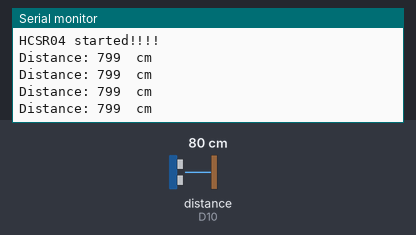
This program was run on a simulated Arduino Uno R4 WiFi. On the bench: the last lines printed to the serial monitor. Wiring (inferred from the names in the program): ultrasonic range finder: trigger D9; echo D10. The test bench sets the inputs (shaded band); at power-on: distance to the obstacle (sensor on D10) 80 cm. The echo pulse lasts 58.3 µs per cm.

Above: at 1.2 s.
1.3 s: distance to the obstacle (sensor on D10) set to 2 cm
At 1.73 s:
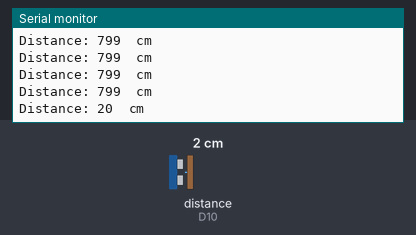
2.8 s: distance to the obstacle (sensor on D10) set to 4 cm
At 2.94 s:
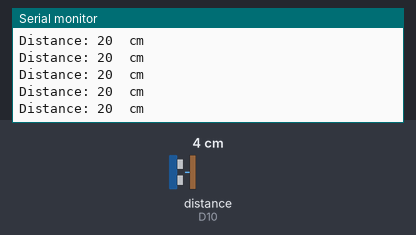
Timing chart, 0 to 5.8 s (numbered marks = the images above; inputs shaded):
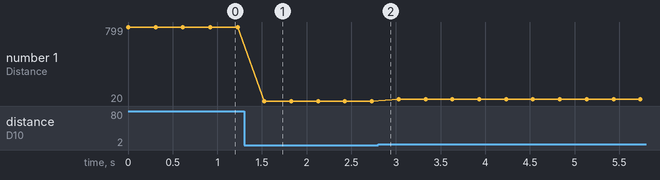

The program:

main.cpp
```cpp
#include <Arduino.h>
#define trig_pin 9
#define echo_pin 10
void setup() {
    Serial.begin(9600);
// write your initialization code here
    pinMode(echo_pin,INPUT);
    pinMode(trig_pin,OUTPUT);
    Serial.println("HCSR04 started!!!!");

}

void loop() {
// write your code here
    digitalWrite(trig_pin,HIGH);
    delayMicroseconds(2);
    digitalWrite(trig_pin,LOW);
    delayMicroseconds(2);
    digitalWrite(trig_pin,HIGH);
    delayMicroseconds(10);
    digitalWrite(trig_pin,LOW);
    long duration=pulseIn(echo_pin,HIGH);
    long distance=0.343*duration/2;
    Serial.print("Distance: ");
    Serial.print(distance);
    Serial.println("  cm");
    delay(300);
}
```

Measured:
- after the input at 1.3 s, the serial monitor: prints a new line after 0.23 s (image 1)
- plotted number 1: 799 → 20 after the input at 1.3 s, 20 → 40 after the input at 2.8 s
